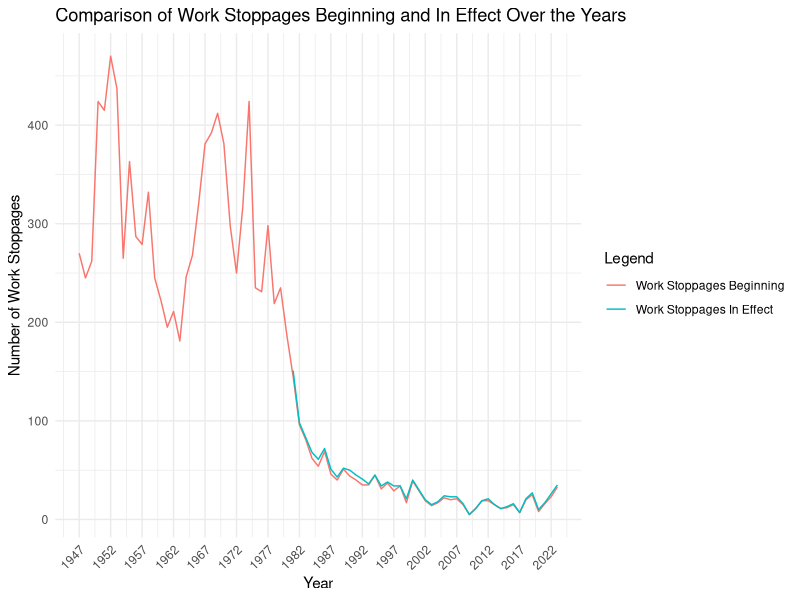

Write R code to recreate this figure.
## ---- chunk 1
# Load necessary libraries
library(ggplot2)
library(readxl)

# Load the dataset
data4 <- read_excel("cleaned_annual_listing.xlsx", sheet = "Sheet1")

# Ensure Year column is numeric and remove NA values
data4$Year <- as.numeric(data4$Year)
data4 <- data4[!is.na(data4$Year), ]

# Create a dual-line chart with adjusted x-axis labels
ggplot(data4, aes(x = Year)) +
  geom_line(aes(y = Number_of_Work_Stoppages_Beginning, color = "Work Stoppages Beginning", group = 1), na.rm = TRUE) +
  geom_line(aes(y = Number_of_Work_Stoppages_In_Effect, color = "Work Stoppages In Effect", group = 1), na.rm = TRUE) +
  labs(title = "Comparison of Work Stoppages Beginning and In Effect Over the Years",
       x = "Year",
       y = "Number of Work Stoppages",
       color = "Legend") +
  theme_minimal() +
  scale_x_continuous(breaks = seq(min(data4$Year, na.rm = TRUE), max(data4$Year, na.rm = TRUE), by = 5)) + # Show every 5th year
  theme(axis.text.x = element_text(angle = 45, hjust = 1)) # Rotate x-axis labels
